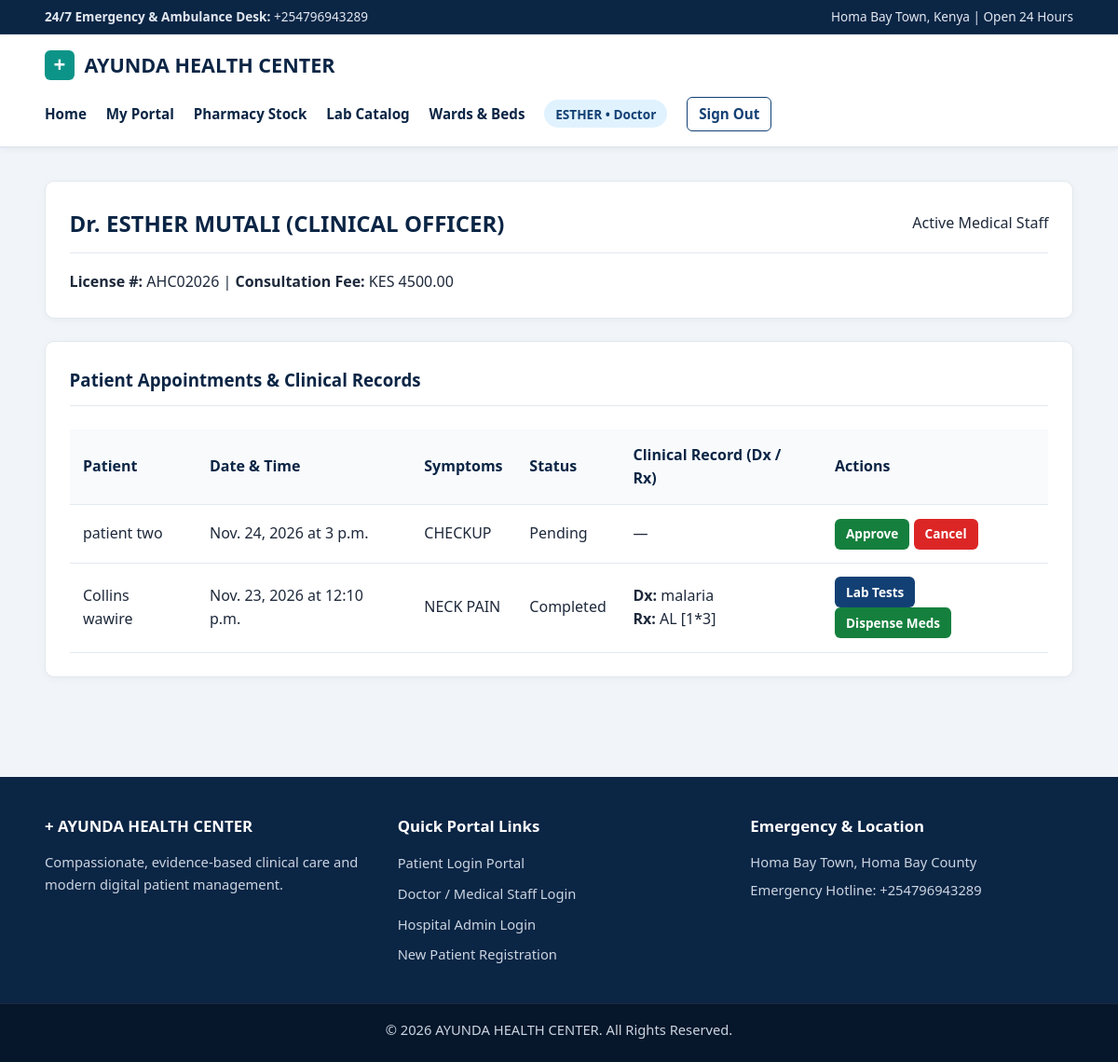
The app's page /doctor/dashboard/ (signed in), older data.
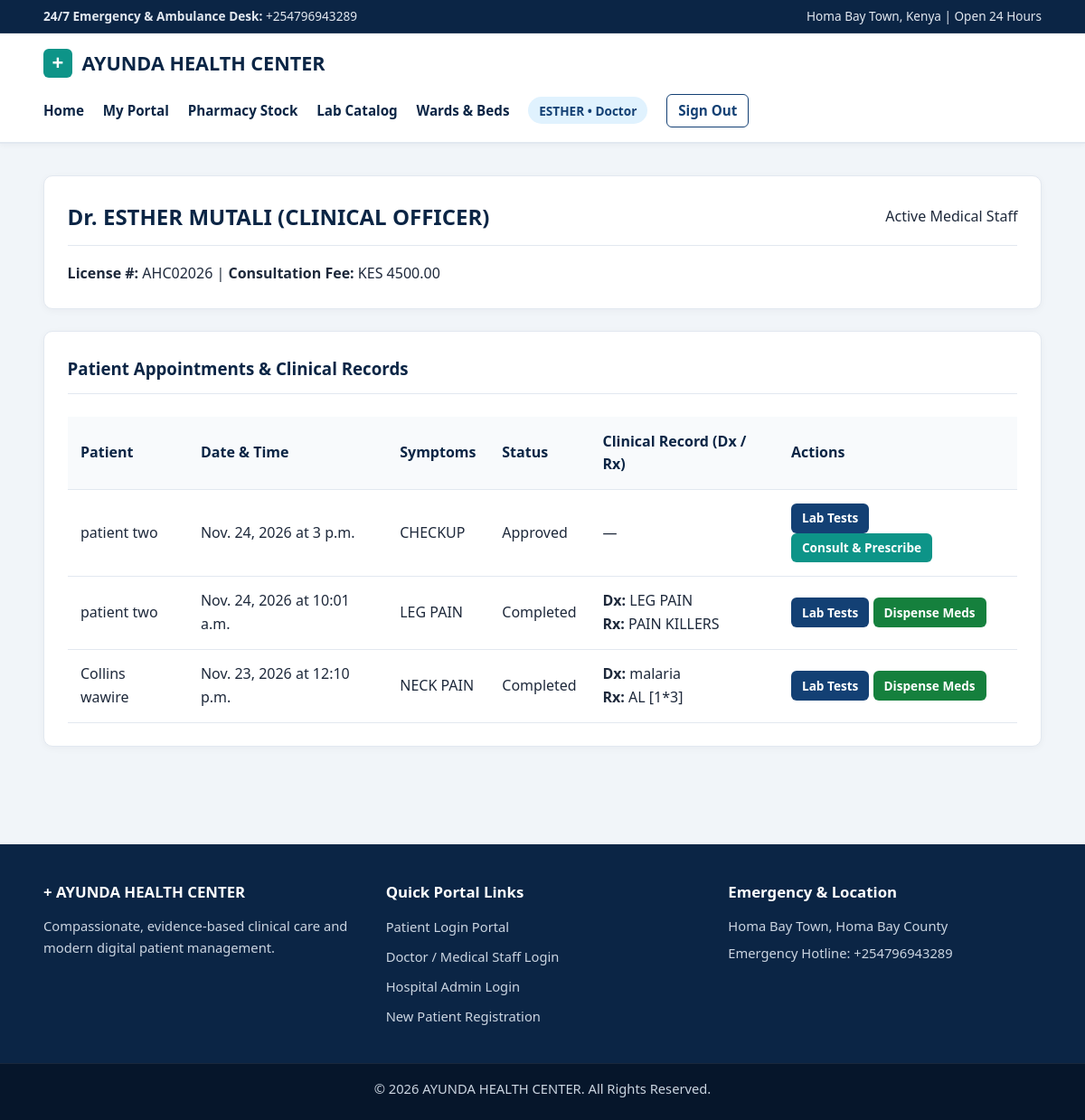
The same page, newer data.
### hospital/models.py (models this page shows, shortened)
class Appointment(models.Model):
    class Status(models.TextChoices):
        PENDING = 'PENDING', 'Pending'
        APPROVED = 'APPROVED', 'Approved'
        COMPLETED = 'COMPLETED', 'Completed'
        CANCELLED = 'CANCELLED', 'Cancelled'
    patient = models.ForeignKey(PatientProfile, on_delete=models.CASCADE, related_name='appointments')
    doctor = models.ForeignKey(DoctorProfile, on_delete=models.CASCADE, related_name='appointments')
    appointment_date = models.DateField()
    time_slot = models.TimeField()
    symptoms = models.TextField()
    status = models.CharField(
        max_length=15,
        choices=Status.choices,
        default=Status.PENDING
    )
    created_at = models.DateTimeField(auto_now_add=True)
    class Meta:
        ordering = ['-appointment_date', '-time_slot']

class MedicalRecord(models.Model):
    appointment = models.OneToOneField(Appointment, on_delete=models.CASCADE, related_name='medical_record')
    diagnosis = models.TextField()
    prescription = models.TextField()
    doctor_notes = models.TextField(blank=True, null=True)
    created_at = models.DateTimeField(auto_now_add=True)

### accounts/models.py (models this page shows, shortened)
class PatientProfile(models.Model):
    user = models.OneToOneField(User, on_delete=models.CASCADE, related_name='patient_profile')
    date_of_birth = models.DateField(blank=True, null=True)
    blood_group = models.CharField(max_length=5, blank=True, null=True)
    emergency_contact = models.CharField(max_length=15, blank=True, null=True)
    address = models.TextField(blank=True, null=True)
    is_approved = models.BooleanField(default=False)
    def __str__(self):
        return f"{self.user.get_full_name() or self.user.username}"

class User(AbstractUser):
    class Role(models.TextChoices):
        ADMIN = 'ADMIN', 'Admin'
        DOCTOR = 'DOCTOR', 'Doctor'
        PATIENT = 'PATIENT', 'Patient'
    role = models.CharField(
        max_length=15,
        choices=Role.choices,
        default=Role.PATIENT
    )
    phone_number = models.CharField(max_length=15, blank=True, null=True)

### hospital/views.py (the view)
# urls.py: path('doctor/dashboard/', views.doctor_dashboard, name='doctor_dashboard'),
@login_required
def doctor_dashboard(request):
    if request.user.role != User.Role.DOCTOR:
        return redirect('dashboard_redirect')
    doctor = get_object_or_404(DoctorProfile, user=request.user)
    appointments = doctor.appointments.all()
    context = {
        'doctor': doctor,
        'appointments': appointments,
    }
    return render(request, 'hospital/doctor_dashboard.html', context)

### templates/hospital/doctor_dashboard.html (shortened to what this page needs)
{% extends 'base.html' %}
{% block content %}
<div class="card">
    <div class="card-header">
        <h2>Dr. {{ doctor.user.get_full_name|default:doctor.user.username }} ({{ doctor.specialization }})</h2>
        <span class="badge badge-completed">Active Medical Staff</span>
    </div>
    <p><strong>License #:</strong> {{ doctor.license_number }} | <strong>Consultation Fee:</strong> KES {{ doctor.consultation_fee }}</p>
</div>
<div class="card">
    <div class="card-header">
        <h3>Patient Appointments & Clinical Records</h3>
    </div>
    <div class="table-responsive">
        <table>
            <thead>
                <tr>
                    <th>Patient</th>
                    <th>Date & Time</th>
                    <th>Symptoms</th>
                    <th>Status</th>
                    <th>Clinical Record (Dx / Rx)</th>
                    <th>Actions</th>
                </tr>
            </thead>
            <tbody>
                {% for appt in appointments %}
                <tr>
                    <td>{{ appt.patient }}</td>
                    <td>{{ appt.appointment_date }} at {{ appt.time_slot }}</td>
                    <td>{{ appt.symptoms }}</td>
                    <td><span class="badge badge-{{ appt.status|lower }}">{{ appt.get_status_display }}</span></td>
                    <td>
                        {% if appt.medical_record %}
                            <strong>Dx:</strong> {{ appt.medical_record.diagnosis }}<br>
                            <strong>Rx:</strong> {{ appt.medical_record.prescription }}
                        {% else %}
                            —
                        {% endif %}
                    </td>
                    <td>
                        {% if appt.status == 'PENDING' %}
                            <a href="{% url 'update_appointment_status' appt.id 'APPROVED' %}" class="btn btn-success btn-sm">Approve</a>
                            <a href="{% url 'update_appointment_status' appt.id 'CANCELLED' %}" class="btn btn-danger btn-sm">Cancel</a>
                        {% elif appt.status == 'APPROVED' %}
                            <a href="{% url 'manage_appointment_labs' appt.id %}" class="btn btn-navy btn-sm">Lab Tests</a>
                            <a href="{% url 'complete_consultation' appt.id %}" class="btn btn-teal btn-sm">Consult & Prescribe</a>
                        {% elif appt.status == 'COMPLETED' %}
                            <a href="{% url 'manage_appointment_labs' appt.id %}" class="btn btn-navy btn-sm">Lab Tests</a>
                            <a href="{% url 'dispense_medicine' appt.id %}" class="btn btn-success btn-sm">Dispense Meds</a>
                        {% else %}
                            <span>—</span>
                        {% endif %}
                    </td>
                </tr>
                {% empty %}
                <tr><td colspan="6">No appointments assigned to you yet.</td></tr>
                {% endfor %}
            </tbody>
        </table>
    </div>
</div>
{% endblock %}

Row changes from the older to the newer data that the page shows:
changed Appointment "CHECKUP": status "Pending" → "Approved"; status "Approve Cancel" → "Lab Tests Consult & Prescribe"
added Appointment: patient "patient two", appointment_date "Nov. 24, 2026", time_slot "10:01 a.m.", symptoms "LEG PAIN", status "Completed", medical_record.diagnosis "LEG PAIN", medical_record.prescription "PAIN KILLERS", shows "Lab Tests"
